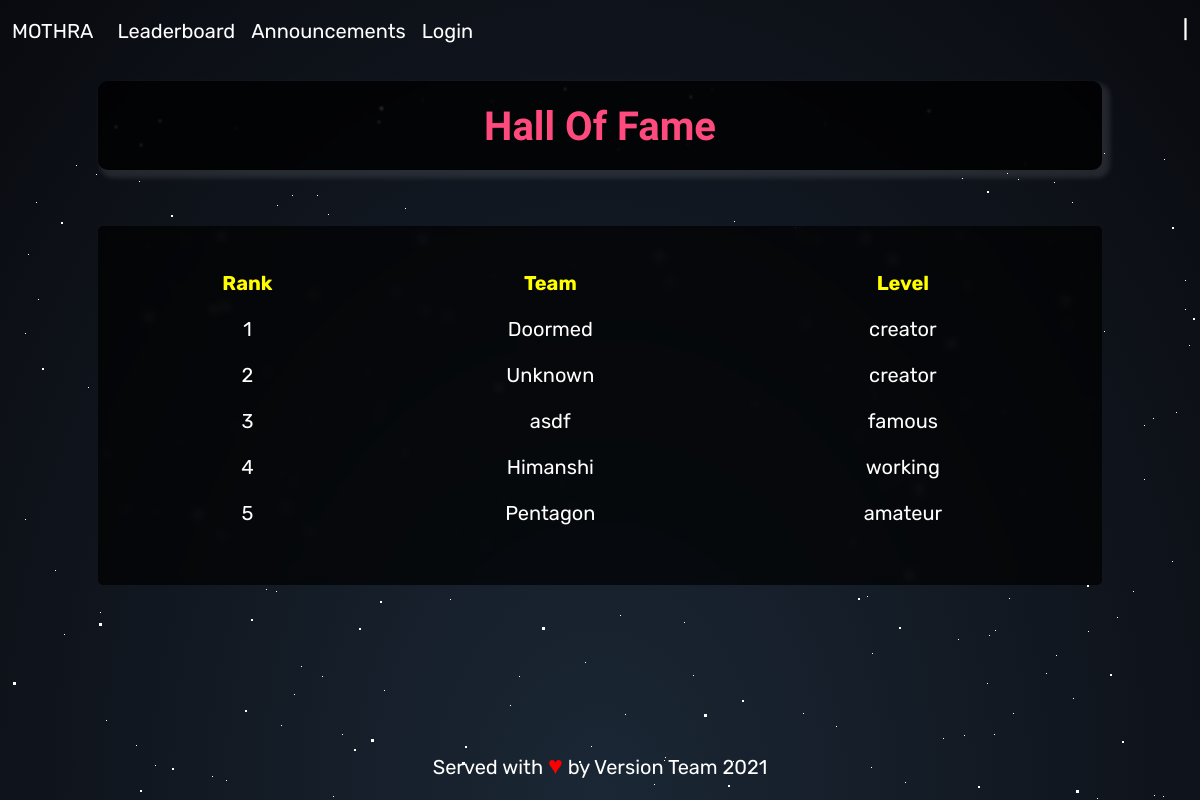
The app's page /leaderboard with its own data.
### mothra/models.py (models this page shows, shortened)
class User(db.Model, UserMixin):
    id = db.Column(db.Integer, primary_key = True)
    college_id = db.Column(db.String(64), unique=True, index=True)
    teamname = db.Column(db.String(64), unique=True, index=True)
    password_hash = db.Column(db.String(128))
    user_type=db.Column(db.String(128), default='Mothra')
    level = db.Column(db.Integer, default=0)
    upgrade_time = db.Column(db.DateTime)

### mothra/views.py (the view)
@app.route('/leaderboard')
def leaderboard():
    users=User.query.filter_by(user_type="Mothra").order_by(User.level.desc(), User.upgrade_time.asc()).all()
    return render_template('leaderboard.html', users=users)

### mothra/views.py (called while the page is built)
@app.context_processor
def inject_level():
    def getlev():
        if current_user.is_authenticated:
            lev=classify[current_user.level]
        else:
            lev=''
        return lev
    def clss():
        return classify[1:current_user.level+2]
    def show():
        return classify
    return dict(getlev=getlev, clss=clss, show=show, time=datetime.now(), start=start, end=end)

### mothra/templates/leaderboard.html (shortened to what this page needs)
{% extends "base.html" %}
{% block head %}
<link rel="stylesheet" href="{{ url_for('static', filename='css/bg.css') }}">
{% endblock %}
{% block content %}
<div id='stars2'></div>
<div id='stars3'></div>
<div class="container text-center">
  <div class="page-heading">
    <h1 class="head-text">Hall Of Fame</h1>
  </div>
  <div class="leaderboard">
    <div class="table-responsive">
      <table class="table table-borderless" >
        <thead>
          <tr class="" style="color:rgb(255, 255, 0);">
            <th>Rank</th>
            <th>Team</th>
            <th>Level</th>
          </tr>
        </thead>
        <tbody>
          {% set rank=namespace(value=1) %}
          {% for user in users %}
            <tr class="list-item">
              <td>{{rank.value}}</td>
              <td>{{user.teamname}}</td>
              <td>{{show()[user.level]}}</td>
            </tr>
          {% set rank.value=rank.value+1 %}
          {% endfor %}
        </tbody>
      </table>
    </div>
  </div>
</div>
{% endblock %}

### mothra/templates/base.html (shortened to what this page needs)
<!DOCTYPE html>
<html lang="en" dir="ltr">
  <head>
    {% block head %}{% endblock %}
    <link href="https://cdn.jsdelivr.net/npm/bootstrap@5.0.1/dist/css/bootstrap.min.css" rel="stylesheet">
    <link rel="stylesheet" href="{{ url_for('static', filename='css/style.css') }}">
  </head>
  <body class="">
    <nav class="navbar navbar-expand-lg navbar-dark sticky-top nav-trans">
      <div class="container-fluid">
        <a class="navbar-brand" href="{{ url_for('index') }}">MOTHRA</a>
        <div class="collapse navbar-collapse" id="navbarTogglerDemo02">
          <ul class="navbar-nav me-auto mb-2 mb-lg-0">
            <li class="nav-item">
              <a class="nav-link active" aria-current="page" href="{{ url_for('leaderboard') }}">Leaderboard</a>
            </li>
            <li class="nav-item">
              <a class="nav-link active" aria-current="page" href="{{ url_for('announcements') }}">Announcements</a>
            </li>
            {% if current_user.is_authenticated %}
            <li class="nav-item dropdown">
              <a class="nav-link dropdown-toggle text-white" href="#" id="navbarScrollingDropdown" role="button" data-bs-toggle="dropdown" aria-expanded="false">
                My Stages
              </a>
              <ul class="dropdown-menu" aria-labelledby="navbarScrollingDropdown">
                {% for cl in clss() %}
                  <li><a class="dropdown-item" href="{{ url_for('challenges.'+cl) }}">{{cl}}</a></li>
                {% endfor %}
              </ul>
            </li>
            <li class="nav-item">
              <a class="nav-link active" aria-current="page" href="{{ url_for('logout') }}">Logout</a>
            </li>
            {% if current_user.user_type=="Godzilla" %}
            <li class="nav-item">
              <a class="nav-link active" aria-current="page" href="{{ url_for('godzilla.admin_dash') }}">Admin</a>
            </li>
            {% endif %}
            {% else %}
            <li class="nav-item">
              <a class="nav-link active" aria-current="page" href="{{ url_for('login') }}">Login</a>
            </li>
            {% endif %}
          </ul>
          <div class="d-flex text-white">
            <h5>{{ current_user.teamname }} | {{ getlev() }}</h5>
          </div>
        </div>
      </div>
    </nav>
    <div class="content text-white">
    {% block content %}
    {% endblock %}
    </div>
    <footer class="footer text-center">
        <span class="text-white ">Served with <span style="font-size:125%;color:red;">&hearts;</span> by Version Team 2021</p></span>
    </footer>
  </body>
</html>

### mothra/static/css/style.css (style rules this page uses)
html, body { height: 100%; -webkit-font-smoothing: antialiased; -moz-osx-font-smoothing: grayscale; }
body { display: flex; flex-direction: column; font-family: "Rubik", sans-serif; font-size:20px; }
.content { flex: 1 0 auto; padding: 10px; }
.footer { flex-shrink: 0; padding: 0px; }
.nav-trans a { color: rgb(255,255,255); border-bottom-style: ridge; border-bottom-color: rgb(255,255,255,0); }
.leaderboard { background-color: rgba(000, 000, 000, .7); -webkit-backdrop-filter: blur( 4.0px ); backdrop-filter: blur( 4.0px ); border-width: 1px; border-radius: 5px; padding: 3%; margin: 5%; }
.page-heading { margin-bottom: 1%; color: rgb(255, 74, 125); background-color: rgba(000, 000, 000, .8); backdrop-filter: blur(1px); border-radius: 10px; box-shadow: 5px 5px 5px 3px rgba(255,255,255,0.1); padding: 2% 1% 1% 1%; font-weight: bold; margin-left: 5%; margin-right: 5%; font-family: "Comfortaa", sans-serif; }
.head-text { font-weight: bold; }
.list-item { color: white; }

### records on screen
User: value "1", teamname "Doormed", level "creator"
User: value "2", teamname "Unknown", level "creator"
User: value "3", teamname "asdf", level "famous"
User: value "4", teamname "Himanshi", level "working"
User: value "5", teamname "Pentagon", level "amateur"
